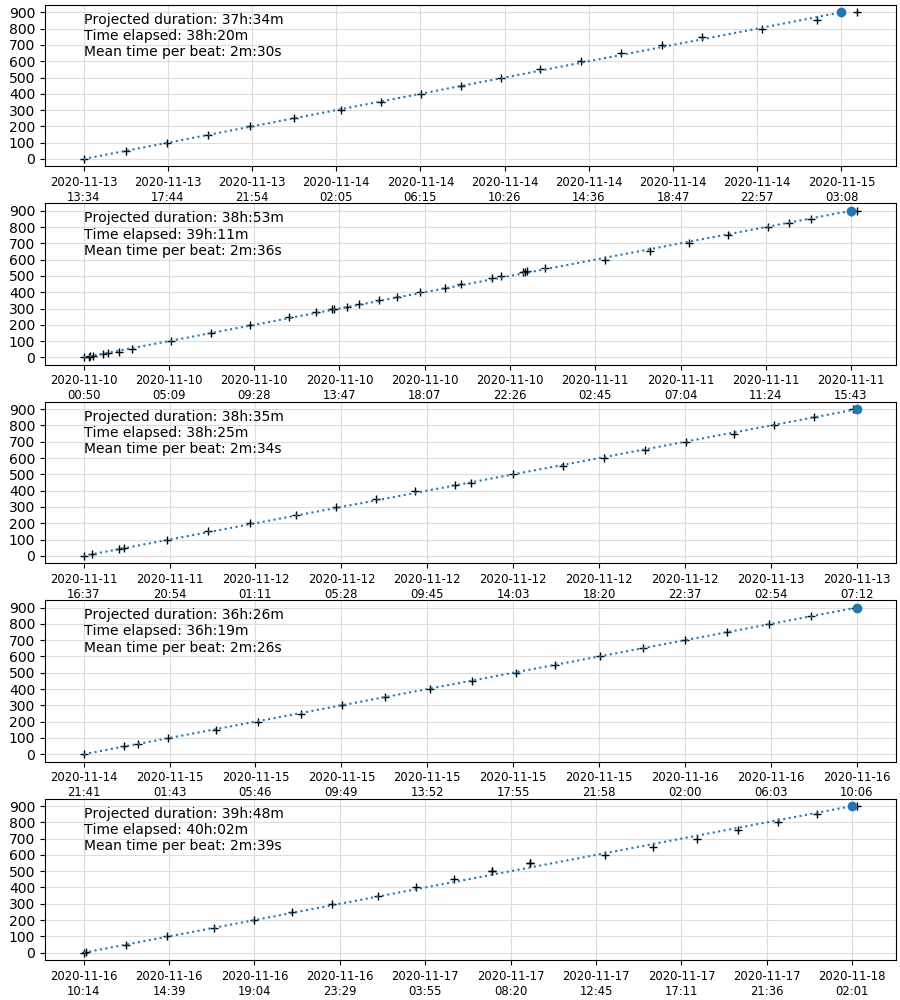

Write Python code to recreate this figure.
#!/usr/bin/env python3
#
import datetime
import matplotlib.dates
import matplotlib.pyplot as plt
import numpy as np
import scipy.optimize

date_format = '%Y-%m-%d %H:%M'
points = [[ # 2.5 mM
    ['2020-11-13 13:34', 0],
    ['2020-11-13 15:41', 50],
    ['2020-11-13 17:42', 100],
    ['2020-11-13 19:43', 150],
    ['2020-11-13 21:50', 200],
    ['2020-11-14 00:01', 250],
    ['2020-11-14 02:20', 300],
    ['2020-11-14 04:19', 350],
    ['2020-11-14 06:17', 400],
    ['2020-11-14 08:15', 450],
    ['2020-11-14 10:14', 500],
    ['2020-11-14 12:12', 550],
    ['2020-11-14 14:14', 600],
    ['2020-11-14 16:13', 650],
    ['2020-11-14 18:13', 700],
    ['2020-11-14 20:13', 750],
    ['2020-11-14 23:11', 800],
    ['2020-11-15 01:56', 850],
    ['2020-11-15 03:54', 900],

], [ # 3.2 mM
    ['2020-11-10 00:50', 0],
    ['2020-11-10 01:06', 5],
    ['2020-11-10 01:08', 6],
    ['2020-11-10 01:19', 10],
    ['2020-11-10 01:49', 19],
    ['2020-11-10 02:04', 24],
    ['2020-11-10 02:38', 34],
    ['2020-11-10 03:18', 50],
    ['2020-11-10 05:17', 100],
    ['2020-11-10 07:16', 150],
    ['2020-11-10 09:16', 200],
    ['2020-11-10 11:15', 250],
    ['2020-11-10 12:37', 277],
    ['2020-11-10 13:24', 295],
    ['2020-11-10 13:32', 300],
    ['2020-11-10 14:12', 310],
    ['2020-11-10 14:48', 325],
    ['2020-11-10 15:49', 350],
    ['2020-11-10 16:42', 370],
    ['2020-11-10 17:53', 400],
    ['2020-11-10 19:08', 429],
    ['2020-11-10 19:58', 450],
    ['2020-11-10 21:32', 488],
    ['2020-11-10 21:59', 500],
    ['2020-11-10 23:06', 526],
    ['2020-11-10 23:11', 527],
    ['2020-11-10 23:17', 529],
    ['2020-11-11 00:14', 550],
    ['2020-11-11 03:16', 600],
    ['2020-11-11 05:31', 650],
    ['2020-11-11 07:31', 700],
    ['2020-11-11 09:30', 750],
    ['2020-11-11 11:32', 800],
    ['2020-11-11 12:34', 826],
    ['2020-11-11 13:43', 850],
    ['2020-11-11 15:44', 894],
    ['2020-11-11 16:01', 900],
], [    # 4
    ['2020-11-11 16:37', 0],
    ['2020-11-11 17:03', 10],
    ['2020-11-11 18:24', 43],
    ['2020-11-11 18:38', 50],
    ['2020-11-11 20:46', 100],
    ['2020-11-11 22:48', 150],
    ['2020-11-12 00:56', 200],
    ['2020-11-12 03:13', 250],
    ['2020-11-12 05:12', 300],
    ['2020-11-12 07:11', 350],
    ['2020-11-12 09:09', 400],
    ['2020-11-12 11:08', 437],
    ['2020-11-12 11:57', 450],
    ['2020-11-12 14:02', 500],
    ['2020-11-12 16:33', 550],
    ['2020-11-12 18:35', 600],
    ['2020-11-12 20:38', 650],
    ['2020-11-12 22:42', 700],
    ['2020-11-13 01:04', 750],
    ['2020-11-13 03:05', 800],
    ['2020-11-13 05:03', 850],
    ['2020-11-13 07:02', 900],
],[     # 5.4
    #['2020-11-13 07:16', 0],
    #['2020-11-13 09:11', 50],
    #['2020-11-13 09:50', 64],
    #['2020-11-13 11:15', 100],
    #['2020-11-13 13:31', 150],
    ['2020-11-14 21:41', 0],
    ['2020-11-14 23:36', 50],
    ['2020-11-15 00:15', 64],
    ['2020-11-15 01:40', 100],
    ['2020-11-15 03:56', 150],
    ['2020-11-15 05:55', 200],
    ['2020-11-15 07:54', 250],
    ['2020-11-15 09:52', 300],
    ['2020-11-15 11:53', 350],
    ['2020-11-15 14:00', 400],
    ['2020-11-15 16:00', 450],
    ['2020-11-15 18:03', 500],
    ['2020-11-15 19:53', 550],
    ['2020-11-15 22:00', 600],
    ['2020-11-16 00:03', 650],
    ['2020-11-16 02:02', 700],
    ['2020-11-16 04:00', 750],
    ['2020-11-16 05:59', 800],
    ['2020-11-16 07:58', 850],
    ['2020-11-16 10:00', 900],
],[ # 8
    ['2020-11-16 10:14', 0],
    ['2020-11-16 10:22', 3],
    ['2020-11-16 12:25', 50],
    ['2020-11-16 14:32', 100],
    ['2020-11-16 17:00', 150],
    ['2020-11-16 19:03', 200],
    ['2020-11-16 21:02', 250],
    ['2020-11-16 23:04', 300],
    ['2020-11-17 01:27', 350],
    ['2020-11-17 03:27', 400],
    ['2020-11-17 05:25', 450],
    ['2020-11-17 07:23', 500],
    ['2020-11-17 09:22', 550],
    ['2020-11-17 07:23', 500],
    ['2020-11-17 09:22', 550],
    ['2020-11-17 13:15', 600],
    ['2020-11-17 15:42', 650],
    ['2020-11-17 18:00', 700],
    ['2020-11-17 20:06', 750],
    ['2020-11-17 22:10', 800],
    ['2020-11-18 00:13', 850],
    ['2020-11-18 02:16', 900],
]]
goal = 15 * 60

# Line through the origin, for fitting
def line(x, slope):
    return x * slope

def inv_line(y, slope):
    return y / slope

# Matplotlib date formatting
plot_format = matplotlib.dates.DateFormatter('%Y-%m-%d\n%H:%M')

# Create figure
n = len(points)
fig = plt.figure(figsize=(9, 10))
fig.subplots_adjust(0.05, 0.04, 0.995, 0.995, hspace=0.23)
for i, run in enumerate(points):
    ax = fig.add_subplot(n, 1, 1 + i)

    # Get times and counts
    times, counts = zip(*run)
    times = [datetime.datetime.strptime(t, date_format) for t in times]

    # Plot raw data
    ax.plot(times, counts, '+', color='k')

    # Fit line
    if len(times) > 1:
        durations = [(t - times[0]) for t in times]
        durations = [d.days * 86400 + d.seconds for d in durations]
        p = scipy.optimize.curve_fit(line, durations, counts)[0]

        xs = [0, inv_line(goal, *p)]
        ys = [0, goal]
        xs = [times[0] + datetime.timedelta(seconds=x) for x in xs]
        ax.plot(xs, ys, ':', color='tab:blue')
        ax.plot(xs[-1], ys[-1], 'o', color='tab:blue')

        # Update ticks
        ys = range(0, goal + 1, 100)
        xs = [inv_line(y, *p) for y in ys]
        xs = [times[0] + datetime.timedelta(seconds=x) for x in xs]
        ax.set_xticks(xs)
        ax.set_yticks(ys)

        minutes = int(round(inv_line(goal, *p) / 60))
        hours = minutes // 60
        minutes = minutes % 60
        real_minutes = int(round(durations[-1]) / 60)
        real_hours = real_minutes // 60
        real_minutes = real_minutes % 60
        mtb = int(round(1 / p[0]))
        mtb_seconds = mtb % 60
        mtb_minutes = mtb // 60
        info = f'Projected duration: {hours}h:{minutes:02d}m'
        info += f'\nTime elapsed: {real_hours}h:{real_minutes:02d}m'
        info += f'\nMean time per beat: {mtb_minutes}m:{mtb_seconds:02d}s'
        ax.text(times[0], goal * 0.7, info)

    ax.xaxis.set_major_formatter(plot_format)
    ax.tick_params('x', rotation=0, labelsize='smaller')
    ax.grid(True, color='#dddddd')

# Store
fig.savefig('slow.png')
print('Done!')
